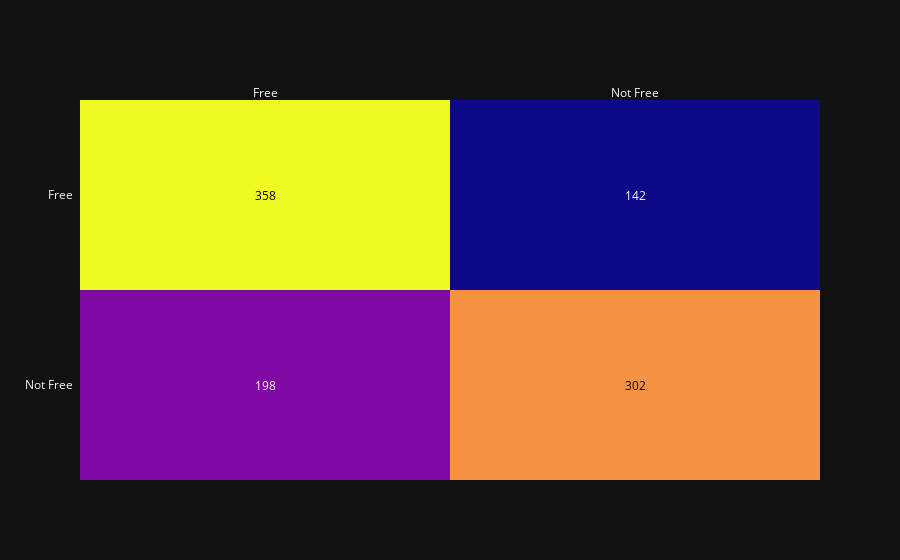

This figure's notebook cell:
### Code cell
from sklearn.metrics import confusion_matrix
import numpy as np
import plotly.figure_factory as ff
matrix = confusion_matrix(y_test.values, y_pred)
matrix = np.flip(matrix, axis=0)
fig = ff.create_annotated_heatmap(matrix,["Free", "Not Free"], ["Not Free", "Free"])
fig.show()

### Figure 1 — Plotly figure (JSON) as saved in the notebook; plotly's stock layout.template omitted (floating-point values rounded to 4 significant figures)
{"data": [{"colorscale": [[0.0, "#0d0887"], [0.1111, "#46039f"], [0.2222, "#7201a8"], [0.3333, "#9c179e"], [0.4444, "#bd3786"], [0.5556, "#d8576b"], [0.6667, "#ed7953"], [0.7778, "#fb9f3a"], [0.8889, "#fdca26"], [1.0, "#f0f921"]], "reversescale": false, "showscale": false, "x": ["Free", "Not Free"], "y": ["Not Free", "Free"], "z": [[198, 302], [358, 142]], "type": "heatmap"}], "layout": {"annotations": [{"font": {"color": "#FFFFFF"}, "showarrow": false, "text": "198", "x": "Free", "xref": "x", "y": "Not Free", "yref": "y"}, {"font": {"color": "#000000"}, "showarrow": false, "text": "302", "x": "Not Free", "xref": "x", "y": "Not Free", "yref": "y"}, {"font": {"color": "#000000"}, "showarrow": false, "text": "358", "x": "Free", "xref": "x", "y": "Free", "yref": "y"}, {"font": {"color": "#FFFFFF"}, "showarrow": false, "text": "142", "x": "Not Free", "xref": "x", "y": "Free", "yref": "y"}], "xaxis": {"dtick": 1, "gridcolor": "rgb(0, 0, 0)", "side": "top", "ticks": ""}, "yaxis": {"dtick": 1, "ticks": "", "ticksuffix": "  "}}}
